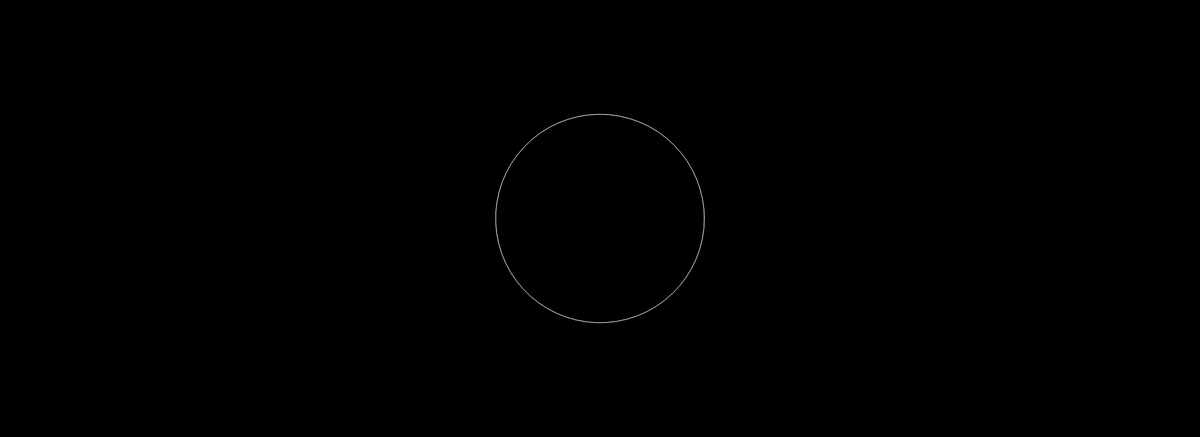
Frame 1 (no input)
Frame 60 (no input): identical to frame 1, image omitted
Frame 120 (the mouse pressed at the canvas centre since frame 60): identical to frame 1, image omitted

The p5.js sketch that drew this single still picture (run headless with seeded random() and noise() and a simulated clock; from frame 60 on, the mouse is pressed at the canvas centre):

// p5.js sketch
// ── sketch.js
let noiseMax=100;
let slider;
let phase=10;

function setup() {
  createCanvas(1920, 700);
  slider = createSlider(0, 10, 0 , 0.1);
}

function draw() {
  background(0);
  translate(width/2, height/2);
  stroke(255);
  noFill();
  beginShape();
  let noiseMax = slider.value();
  for (let a = 0; a < TWO_PI; a+=0.1){
    let xoff = map(cos(a+phase),-1,1,0, noiseMax);
    let yoff = map(sin(a),-1,1,0,noiseMax);
    let r =map(noise(xoff, yoff), 0, 1, 100, 200);
    let x = r * cos(a);
    let y = r * sin(a);
    vertex(x,y);
    
  }
  endShape(CLOSE);
  phase +=0.05;
  
}
